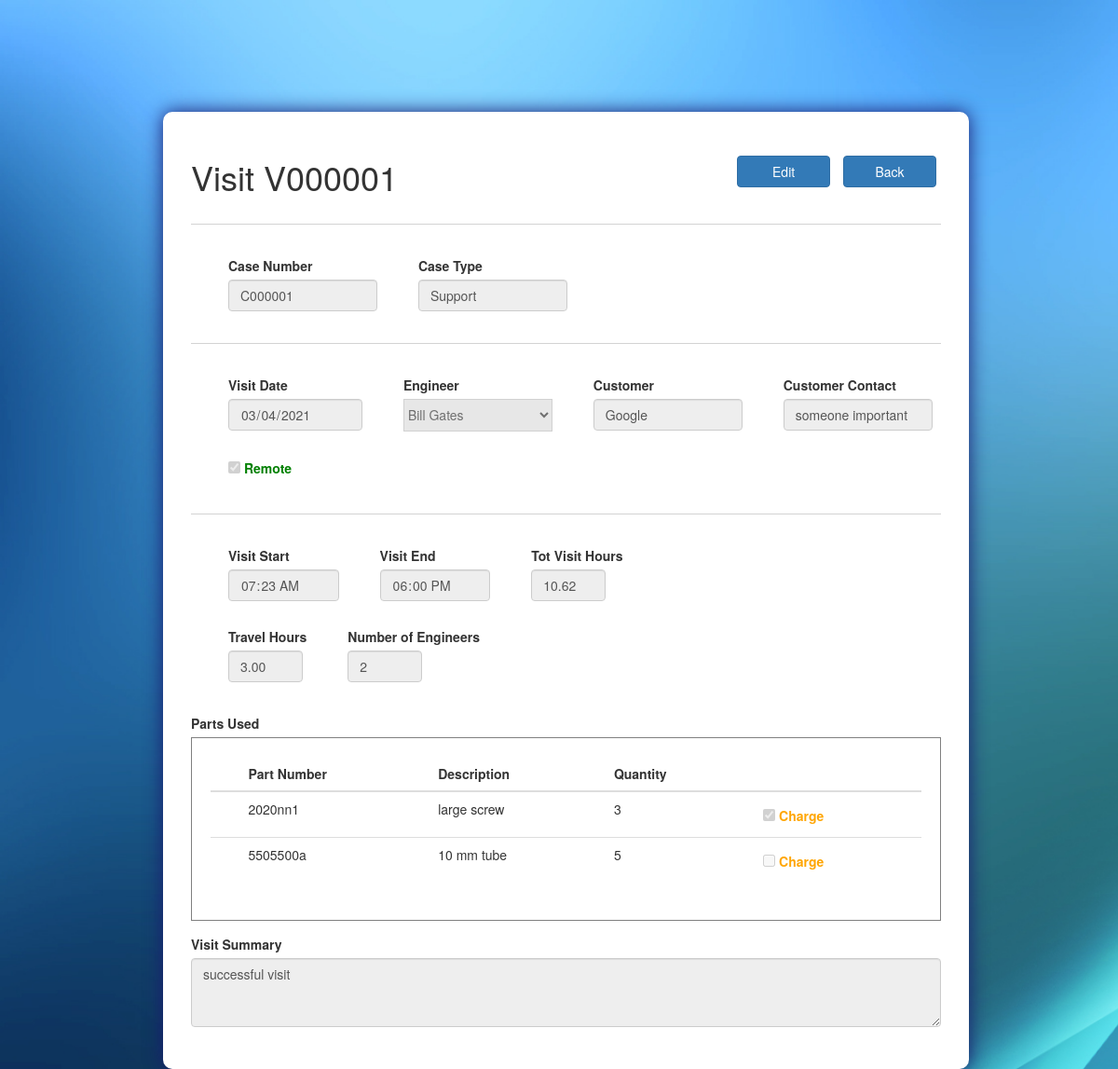
Page /visit/V000001/ (signed in) on the committed database.
### ASISupport_app/models.py (models this page shows, shortened)
class Visit(models.Model):
	visit_num = models.CharField(max_length=100, primary_key=True)
	case_num = models.ForeignKey(Case, on_delete=models.CASCADE)
	visit_date = models.DateTimeField(default = timezone.now)
	engineer = models.ForeignKey(Employee, on_delete=models.CASCADE)
	customer = models.ForeignKey(Customer, on_delete=models.CASCADE)#!!!must be same customer as in case
	customer_contact = models.CharField(max_length=100)#!!!must be same customer as in case
	remote =  models.BooleanField(default=False)
	visit_start = models.TimeField()
	visit_end = models.TimeField()
	travel_hours = models.DecimalField(max_digits=20, decimal_places=2, default=0.00)
	num_of_engineers = models.IntegerField(blank=True, null=True)
	visit_summary = models.TextField()
	def sum_visit_hours(self):
		self.visit_hours = (datetime.strptime(str(self.visit_end), '%H:%M:%S') - datetime.strptime(str(self.visit_start), '%H:%M:%S')).seconds / 3600

class Case(models.Model):
	TYPES = (
		('Support', 'Support'),
		('Training', 'Training'),
		('Maintenance', 'Maintenance'),
		('installation','Installation')
	)
	STATUSES = (
		('Open', 'Open'),
		('Resolved', 'Resolved'),
		('Closed', 'Closed'),
		('On Hold','On Hold'),
		('Cancelled','Cancelled')
	)
	case_num = models.CharField(max_length=100, primary_key=True)
	case_type = models.CharField(max_length=100, choices=TYPES)
	status = models.CharField(max_length=100, choices=STATUSES)
	create_date = models.DateTimeField(default=timezone.now)
	target_date = models.DateField()
	actual_date = models.DateField(blank=True, null=True)
	case_manager = models.ForeignKey(Employee, on_delete=models.CASCADE)
	machine_down =  models.BooleanField(default=False)
	customer = models.ForeignKey(Customer, on_delete=models.CASCADE)
	customer_contact = models.CharField(max_length=100)
	case_description = models.TextField()
	cancellation_reason = models.TextField(blank=True, null=True)
	def __str__(self):
		return self.case_num

class Employee(models.Model):
	employee_id = models.CharField(max_length=100, primary_key=True)
	first_name = models.CharField(max_length=100)
	last_name = models.CharField(max_length=100)
	phone_number = models.CharField(max_length=100)
	email = models.EmailField(max_length=254, unique = True)
	password = models.CharField(max_length=100)
	def __str__(self):
		return f'{self.first_name} {self.last_name}'

class Customer(models.Model):
	customer_name = models.CharField(max_length=100, primary_key=True)
	def __str__(self):
		return self.customer_name

class VisitParts(models.Model):
	visit_num = models.ForeignKey(Visit, on_delete=models.CASCADE)
	part_pn = models.ForeignKey(Parts, on_delete=models.CASCADE)
	qty = models.IntegerField(blank=True, null=True)
	charge = models.BooleanField(default=False)

class Parts(models.Model):
	part_pn = models.CharField(max_length=100, primary_key=True)
	part_description = models.TextField()
	def __str__(self):
		return self.part_pn

### ASISupport_app/views.py (the view)
# urls.py: path('visit/<id>/', views.visit_view, name = 'view_visit'),
@login_required(login_url='/accounts/login/')
def visit_view(request, id):
	state = 'view'
	visit = Visit.objects.get(visit_num=id)
	visit.sum_visit_hours()
	case = Case.objects.get(case_num=visit.case_num)
	visit_parts_lst = VisitParts.objects.filter(visit_num=id)
	part_pn_lst = [vp.part_pn for vp in visit_parts_lst]
	parts = Parts.objects.filter(part_pn__in=part_pn_lst)
	part_description_dict = {VisitParts.objects.get(visit_num=id, part_pn=part.part_pn):part.part_description for part in parts}
	return render(request, 'ASISupport_app/visit.html', locals())

### templates/ASISupport_app/visit.html (shortened to what this page needs)
<!DOCTYPE html>
{% extends "ASISupport_app/base.html" %}
{% load static %}
{% block head_block %}
	<link rel="stylesheet" type="text/css" href="{% static 'css/visit.css' %}">
{% endblock %}
{% block body_block %}
	<section class="col-sm-1 col-sm-10 col-sm-1">
		<form class="form-container" action="{% url 'ASISupport_app:new_case' %}" method="POST">
			<div>
				{% if state == 'view' %}
					<h1 class="inline_it">Visit {{ visit.visit_num }}</h1>
					<div class="action_btn">
						<button type="submit" class="btn btn-primary">Edit</button>
						<button type="submit" class="btn btn-primary">Back</button>
					</div>
				{% else %}
					<h1 class="inline_it">New Visit</h1>
				{% endif %}
			</div>
			<hr class="solid">
			<div>
				<div class="inline_it inline_spacing">
					<div>
						<label for="case_num">Case Number</label>
					</div>
						<input class="form-control text_bar" id="case_num" type="text" value="{{ visit.case_num }}" disabled>
				</div>
				<div class="inline_it inline_spacing">
					<div>
						<label for="case_type">Case Type</label>
					</div>
						<input class="form-control text_bar" id="case_type" type="text" value="{{ case.case_type }}" disabled>
				</div>
			</div>
			<hr class="solid">
			<div class="inline_it inline_spacing">
				<div>
					<label for="visit_date">Visit Date</label>
				</div>
				{% if state == 'view' %}
					<input class="form-control datepicker" id="visit_date" type="date" value="{{ visit.visit_date|date:'Y-m-d' }}" disabled>
				{% else %}
					<input class="form-control datepicker" id="visit_date" type="date">
				{% endif %}
			</div>
			<div class="inline_it inline_spacing">
				<div>
					<label for="Engineer">Engineer</label>
				</div>
				{% if state == 'view' %}
					<select class="form-select select_bar" id="Engineer" disabled>
						<option selected>{{ visit.engineer }}</option>
					</select>
				{% endif %}
			</div>
			<div class="inline_it inline_spacing">
				<div>
					<label for="customer">Customer</label>
				</div>
					<input class="form-control text_bar" id="customer" type="text" value="{{ case.customer }}" disabled>
			</div>
			<div class="inline_it inline_spacing">
				<div>
					<label for="customer_contact">Customer Contact</label>
				</div>
					<input class="form-control text_bar" id="customer_contact" type="text" value="{{ case.customer_contact }}" disabled>
			</div>
			<div class="inline_it inline_spacing remote_cb">
				{% if state == 'view' %}
					{% if visit.remote %}
						<input type="checkbox" id="remote" checked disabled>
					{% else %}
						<input type="checkbox" id="remote" disabled>
					{% endif %}
				{% else %}
					<input type="checkbox" id="remote">
				{% endif %}
				<label for="remote">Remote</label>
			</div>
			<hr class="solid">
			<div>
				<div class="inline_it inline_spacing">
					<div>
						<label for="visit_start">Visit Start</label>
					</div>
					{% if state == 'view' %}
						<input class="form-control datepicker" id="visit_start" type="time" value="{{ visit.visit_start|time:'H:i' }}" disabled>
					{% else %}
						<input class="form-control datepicker" id="visit_start" type="time">
					{% endif %}
				</div>
				<div class="inline_it inline_spacing">
					<div>
						<label for="visit_end">Visit End</label>
					</div>
					{% if state == 'view' %}
						<input class="form-control datepicker" id="visit_end" type="time" value="{{ visit.visit_end|time:'H:i' }}" disabled>
					{% else %}
						<input class="form-control datepicker" id="visit_end" type="time">
					{% endif %}
				</div>
				<div class="inline_it inline_spacing">
					<div>
						<label for="visit_hours">Tot Visit Hours</label>
					</div>
					{% if state == 'view' %}
						<input class="form-control int_bar" id="visit_hours" type="text" value="{{ visit.visit_hours|floatformat:2 }}" disabled>
					{% else %}
						<input class="form-control int_bar" id="visit_hours" type="text" disabled>
					{% endif %}
				</div>
			</div>
			<div>
				<div class="inline_it inline_spacing">
					<div>
						<label for="travel_hours">Travel Hours</label>
					</div>
					{% if state == 'view' %}
						<input class="form-control int_bar" id="travel_hours" type="text" value="{{ visit.travel_hours|floatformat:2 }}" disabled>
					{% else %}
						<input class="form-control int_bar" id="travel_hours" type="text">
					{% endif %}
				</div>
				<div class="inline_it inline_spacing">
					<div>
						<label for="num_of_engineers">Number of Engineers</label>
					</div>
					{% if state == 'view' %}
						<input class="form-control int_bar" id="num_of_engineers" type="text" value="{{ visit.num_of_engineers }}" disabled>
					{% else %}
						<input class="form-control int_bar" id="num_of_engineers" type="text">
					{% endif %}
				</div>
			</div>
			<div class="spacing">
				<label>Parts Used</label>
				<div class="parts_lst">
					<table class="table table-hover">
						<thead>
							<tr>
								<th scope="col"></th>
								<th scope="col">Part Number</th>
					    		<th scope="col">Description</th>
					    		<th scope="col">Quantity</th>
					    		<th scope="col"></th>
					    	</tr>
						</thead>
						{% if state == 'view' %}
							<tbody>
								{% for visit_part, description in part_description_dict.items %}
										<tr>
											<td></td>
											<td>{{ visit_part.part_pn }}</td>
											<td>{{ description }}
											</td>
											<td>{{ visit_part.qty }}</td>
											<td>
												<div class="form-check charge_cb">
													{% if visit_part.charge %}
														<input type="checkbox" id="charge" checked disabled>
													{% else %}
														<input type="checkbox" id="charge" disabled>
													{% endif %}
													<label for="charge">Charge</label>
												</div>
											</td>
										</tr>
								{% endfor %}
							</tbody>
						{% endif %}
					</table>
				</div>
			</div>
			<div class="form-group description_bar">
				<label for="visit_summary">Visit Summary</label>
				{% if state == 'view' %}
					<textarea class="form-control" id="visit_summary" rows="3" disabled="">{{ visit.visit_summary }}</textarea>
				{% else %}
					<textarea class="form-control" id="visit_summary" rows="3"></textarea>
				{% endif %}
			</div>
		</form>
	</section>
{% endblock %}

### static/css/base.css (style rules this page uses)
body { background-image: url('/static/images/Background1.jpg'); background-repeat: no-repeat; background-attachment: fixed; background-size: cover; }
.form-container { position: absolute; top: 15vh; background: #fff; padding: 30px; border-radius: 10px; box-shadow: 0px 0px 20px 0px #191970; }
hr.solid { border-top: 1px solid LightGray; }
.inline_it { display: inline-block; }

### static/css/visit.css (style rules this page uses)
.form-container { margin: 0px 60px 0px; }
.inline_spacing { margin: 14px 0px; padding: 0px 0px 0px 40px; }
.text_bar { width: 160px; }
.select_bar { width: 160px; height: 35px; }
.int_bar { width: 80px; }
.action_btn { float: right; margin-top: 12px; }
.action_btn button { width: 100px; margin: 5px; }
.remote_cb { color: green; }
.charge_cb { color: orange; margin-top: 6px; }
.spacing { padding-top: 20px; }
.parts_lst { border: 1px solid gray; padding: 20px; width: 100%; }
.description_bar { margin: 15px 0px 15px 0px; }
select:disabled { background: #dddddd; }

### rows in the picture
Visit: visit_num "V000001", case_num "C000001", visit_date "03/04/2021", engineer.last_name "Bill Gates", visit_start "07:23", visit_end "18:00", visit_hours "10.62", travel_hours "3.00", num_of_engineers "2", visit_summary "successful visit"
Case: case_type "Support", customer "Google", customer_contact "someone important"
VisitParts: part_pn "2020nn1", part_description "large screw", qty "3"
VisitParts: part_pn "5505500a", part_description "10 mm tube", qty "5"
